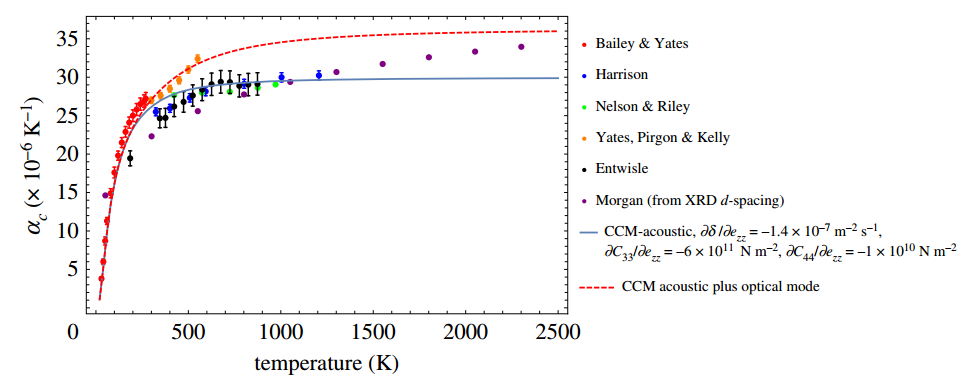
#> input picture materialData/graphite_cte_CCM_Marsden2018/source_figure_alpha_c.png, 961 x 377 px
$ python digitize_alpha_c.py
#> lines starting #> are read from the running program, lines starting #| are printed output that depends on the picture
"""Digitize the red dashed curve (CCM acoustic + optical modes) from source_figure_alpha_c.png.

Pixel-based, not by eye: every image column is scanned for pure-red pixels and the sub-pixel
centroid of the thin run (the dashed line) is taken as alpha_c at that column's temperature.

Axis calibration, from the tick marks themselves (not the labels):
  x: minor ticks every 18.5 px = 100 K, T = 0 at x = 95.5 px (500 K major at 188, 2500 K at 558)
  y: majors every 38.5 px = 5e-6/K, alpha = 35e-6 at y = 38 px, 5e-6 at y = 269 px
Sanity check: the extracted curve gives alpha_c(100 K) ~ 17e-6, matching Bailey & Yates' data.

Only T >= 300 K is kept. Below that the curve runs through the (identically red) Bailey & Yates
markers and cannot be separated from them -- and the model never goes below room temperature.
"""
import csv
from pathlib import Path

import numpy as np
from PIL import Image

HERE = Path(__file__).parent
im = np.array(Image.open(HERE / "source_figure_alpha_c.png").convert("RGB")).astype(float)
r, g, b = im[..., 0], im[..., 1], im[..., 2]
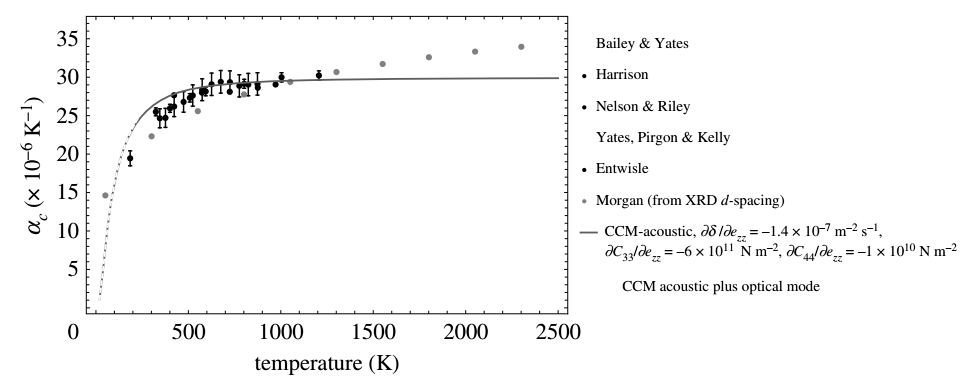
#> r: shape (377, 961) float64; min 0, max 255, mean 247.8
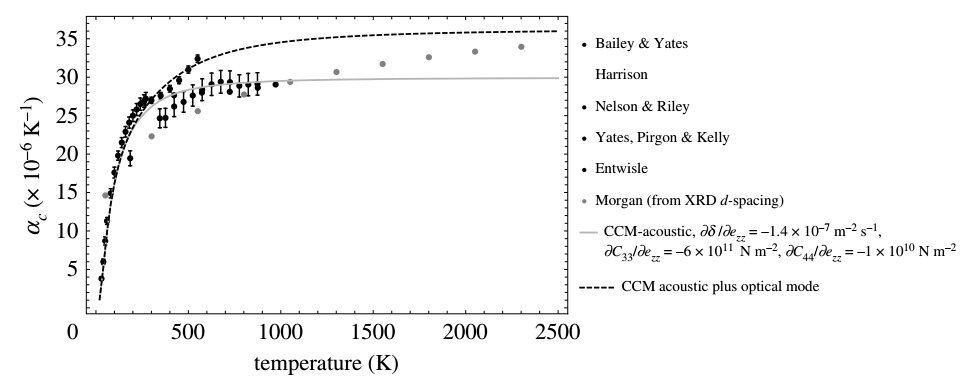
#> b: shape (377, 961) float64; min 0, max 255, mean 247

# Pure red and its anti-aliased blends with white are (255, v, v). Orange markers (255, 128, 0)
# and orange-red overlaps have g >> b, so |g - b| excludes them.
redness = np.where((r > 200) & (np.abs(g - b) < 20), (r - g) / 255.0, 0.0)
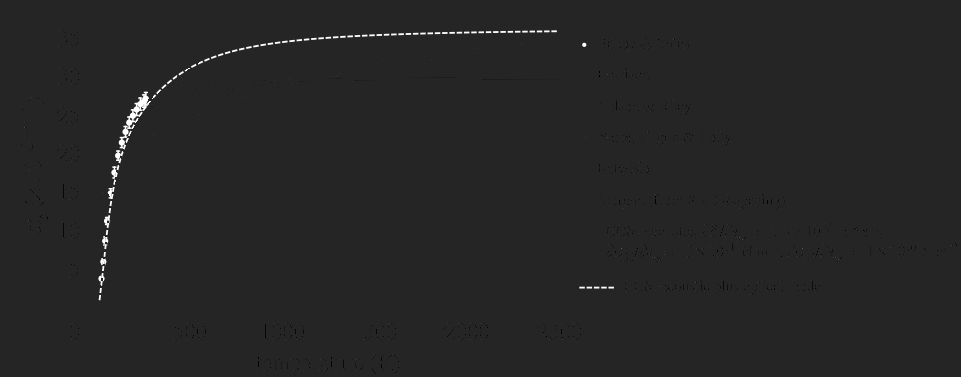
#> redness: shape (377, 961) float64; min -0.173, max 1, mean 0.00361; drawn with min black and max white

FRAME_TOP, FRAME_BOTTOM = 17, 312          # inside the plot frame
T_of_x = lambda x: (x - 95.5) * 100.0 / 18.5
alpha_of_y = lambda y: 35.0 - (y - 38.0) * 30.0 / 231.0   # 1e-6/K

rows = []
for x in range(int(95.5 + 3.0 * 18.5), 559):              # 300 K .. 2500 K
    col = redness[FRAME_TOP:FRAME_BOTTOM, x]
    ys = np.where(col > 0.3)[0]
    if len(ys) == 0:
        continue                                           # gap between dashes
    runs = np.split(ys, np.where(np.diff(ys) > 1)[0] + 1)
    thin = [run for run in runs if len(run) <= 4]          # the line is 2-3 px thick
    if len(thin) != 1:
        continue                                           # ambiguous column -- skip, don't guess
    run = thin[0]
    w = col[run]
    y = FRAME_TOP + float(np.sum(run * w) / np.sum(w))
    rows.append((T_of_x(x), alpha_of_y(y)))
#> this loop made 408 passes
#> (run, w, y) on passes 3 to 5: ([79, 80], [0.922, 1], 96.52), ([78, 79, 80], [0.953, 1, 0.518], 95.82), ([78, 79], [0.91, 0.392], 95.3)
#> after the loop, rows = 332 pairs, first value 305.4 to 2489.2, second value 27.21 to 35.96

with open(HERE / "digitized_alpha_c_CCM_acoustic_optical.csv", "w", newline="") as f:
    wr = csv.writer(f)
    wr.writerow(["T_K", "alpha_c_1e-6_per_K"])
    for T, a in rows:
        wr.writerow([f"{T:.1f}", f"{a:.4f}"])
#> this loop made 332 passes
#> (T, a) on passes 1 to 3: (305.4, 27.21), (310.8, 27.4), (316.2, 27.49)
print(f"{len(rows)} points, T {rows[0][0]:.0f}-{rows[-1][0]:.0f} K, "
      f"alpha_c {rows[0][1]:.2f}-{rows[-1][1]:.2f} e-6/K")
#| 332 points, T 305-2489 K, alpha_c 27.21-35.96 e-6/K
